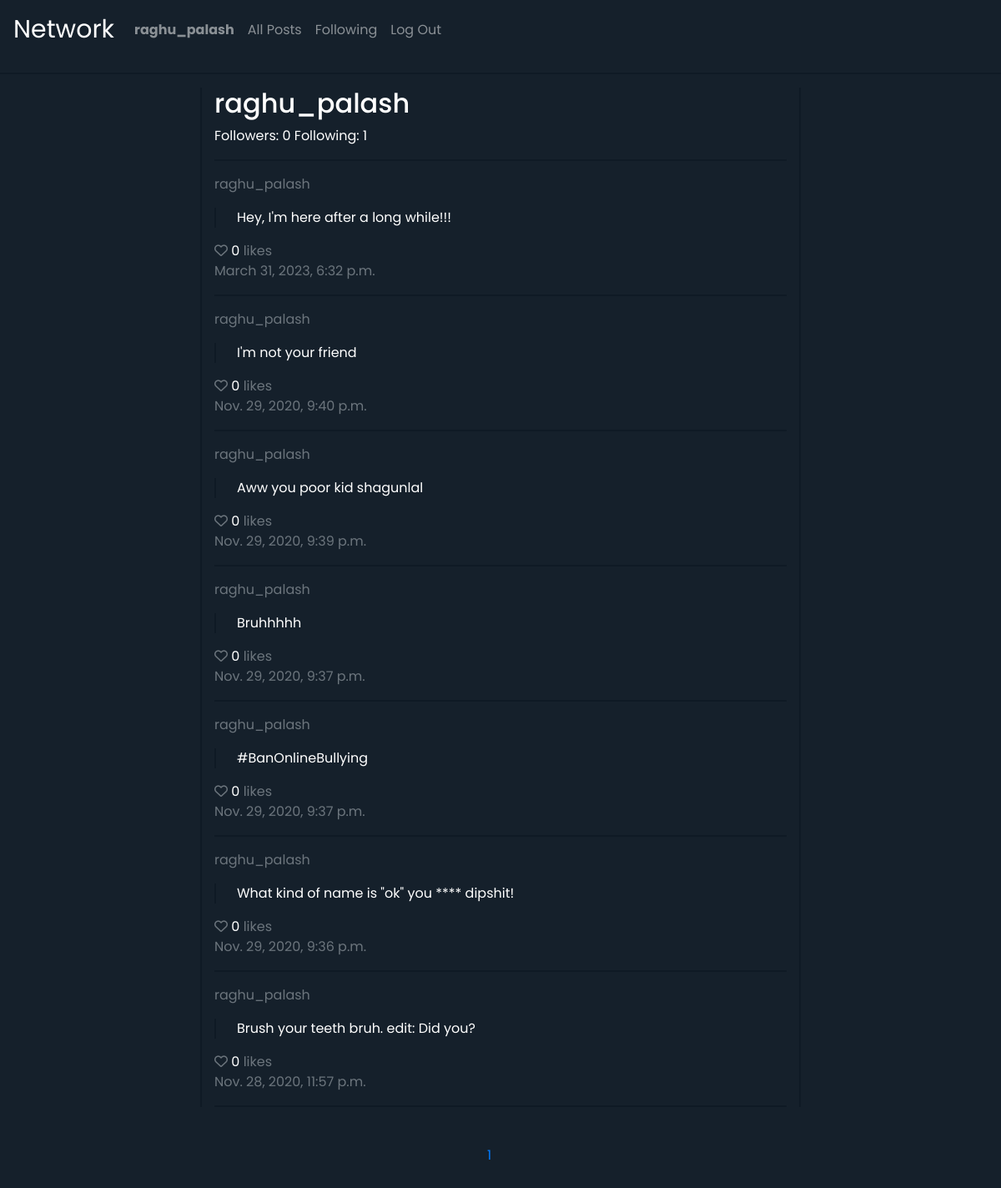
The app's page /raghu_palash/1 (signed in) with its own data.
### network/models.py (models this page shows, shortened)
class User(AbstractUser):
    pass

class Post(models.Model):
    post = models.CharField(max_length=280)
    user = models.ForeignKey(User, on_delete=models.CASCADE, related_name="posts")
    likes = models.IntegerField(default=0)
    liked_by = models.ManyToManyField(User, blank=True, related_name="liked_posts")
    timestamp_created = models.DateTimeField(auto_now_add=True)
    timestamp_modified = models.DateTimeField(auto_now=True)

### network/views.py (the view, shortened to what this page needs)
# urls.py: path("<str:pageName>/<int:pageNum>", views.pages, name="pages"),
def pages(request, pageName, pageNum):
    if pageName == "home":
        posts = Post.objects.all().order_by("-timestamp_created")
        template = "network/index.html"
        data = {
            "page": "home"
        }
    else:
        clickedUser = User.objects.get(username=pageName)
        posts = clickedUser.posts.all().order_by("-timestamp_created")
        template = "network/profilePage.html"
        is_following = len(User_Following.objects.filter(user_A=request.user, user_B=clickedUser))
        data = {
            "page": pageName,
            "is_following": is_following,
            "clickedUser": clickedUser,
            "followers": len(User_Following.objects.filter(user_B=clickedUser)),
            "following": len(User_Following.objects.filter(user_A=clickedUser)),
        }
    p = Paginator(posts, 10)
    pageCount = p.num_pages
    pages = []
    for i in range(1, pageCount + 1):
        pages.append(i)
    return render(request, template, {
        "posts": p.page(pageNum).object_list,
        "data": data,
        "pages": pages,
        "current": pageNum
    })

### network/templates/network/profilePage.html (shortened to what this page needs)
{% extends "network/layout.html" %}
{% block body %}
    <div class="home-container container">
        <div class="row">
            <div class="col-sm">
                <h2>{{ data.clickedUser.username }}</h2>
                <span>Followers: {{ data.followers }}</span>
                <span>Following: {{ data.following }}</span>
            </div>
        </div>
        <hr>
        {% for post in posts %}
            <p class="text-muted">{{ data.clickedUser.username }}</p>
            <p class="post"> {{ post.post }}</p>
            <span class="like" data-id="{{ post.id }}">
                <i class="far fa-heart"></i>
                <span>0</span>
                <span class="text-small text-muted">likes {{ request.is_authenticated }}</span>
            </span>
            <p class="text-muted">{{ post.timestamp_created }}</p>
            <hr>
        {% endfor %}
    </div>
{% endblock %}

### network/templates/network/layout.html (shortened to what this page needs)
{% load static %}
{% load mathfilters %}
<!DOCTYPE html>
<html lang="en">
    <head>
        <link rel="stylesheet" href="https://stackpath.bootstrapcdn.com/bootstrap/4.4.1/css/bootstrap.min.css">
        <link href="{% static 'network/styles.css'%}?{% now 'U' %}" rel="stylesheet">
    </head>
    <body>
        <nav class="navbar navbar-expand-lg navbar-dark">
            <a class="navbar-brand" href="#">Network</a>
            <div>
              <ul class="navbar-nav mr-auto">
                {% if user.is_authenticated %}
                    <li class="nav-item">
                        <a class="nav-link" href="#"><strong>{{ user.username }}</strong></a>
                    </li>
                {% endif %}
                <li class="nav-item">
                  <a class="nav-link" href="{% url 'index' %}">All Posts</a>
                </li>
                {% if user.is_authenticated %}
                    <li class="nav-item">
                        <a class="nav-link" href="{% url 'following' %}">Following</a>
                    </li>
                    <li class="nav-item">
                        <a class="nav-link" href="{% url 'logout' %}">Log Out</a>
                    </li>
                {% endif %}
              </ul>
            </div>
          </nav>
        <hr>
        <div class="body">
            {% block body %}
            {% endblock %}
        </div>
        {% if user.is_authenticated %}
            <footer>
                <nav aria-label="Page navigation example">
                    <ul class="pagination">
                        {% for i in pages %}
                            <li class="page-item"><a class="page-link pageLink" href="{% url 'pages' data.page i %}">{{ i }}</a></li>
                        {% endfor %}
                    </ul>
                </nav>
            </footer>
        {% endif %}
    </body>
</html>

### network/static/network/styles.css (style rules this page uses)
body { background: rgb(21, 32, 43); color: white; font-family: 'Poppins', sans-serif; }
.navbar-brand { font-size: 30px; }
hr { border: 0; height: 2px; background: rgb(15, 26, 37); }
.home-container { padding-top: 0; margin-top: 0; border-left: 2px solid rgb(15, 26, 37); border-right: 2px solid rgb(15, 26, 37); width: 60%; }
.post { border-left: 2px solid rgb(15, 26, 37); padding-left: 25px; }
.page-link { position: relative; display: block; padding: .5rem .75rem; margin-left: -1px; line-height: 1.25; background-color: transparent; border: none; float: left; }
footer { width: 50%; margin: 40px auto; }
.pagination { padding-left: 17rem; }
.far { color: #6c757d; cursor: pointer; }

### records on screen
User: username "raghu_palash", clickedUser.username "raghu_palash"
Post: post "Hey, I'm here after a long while!!!", timestamp_created "March 31, 2023, 6:32 p.m."
Post: post "I'm not your friend", timestamp_created "Nov. 29, 2020, 9:40 p.m."
Post: post "Aww you poor kid shagunlal", timestamp_created "Nov. 29, 2020, 9:39 p.m."
Post: post "Bruhhhhh", timestamp_created "Nov. 29, 2020, 9:37 p.m."
Post: post "#BanOnlineBullying", timestamp_created "Nov. 29, 2020, 9:37 p.m."
Post: post "What kind of name is \"ok\" you **** dipshit!", timestamp_created "Nov. 29, 2020, 9:36 p.m."
Post: post "Brush your teeth bruh. edit: Did you?", timestamp_created "Nov. 28, 2020, 11:57 p.m."

### other values on screen
{{ data.followers }} "0"
{{ data.following }} "1"
{{ i }} "1"
